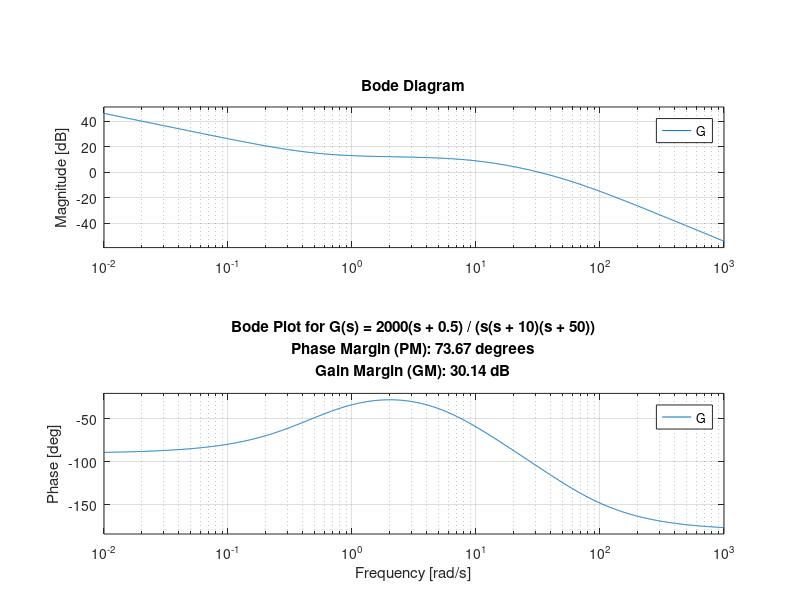

Source code (MATLAB):
clear all;
close all;
clc;

% Define symbolic variables
s = tf('s');

% Define the transfer function G(s)
numerator = 2000 * (s + 0.5);
denominator = s * (s + 10) * (s + 50);
G = numerator / denominator;

% Calculate gain margin (GM) and phase margin (PM)
[~, phaseMargin, ~, gainMargin] = margin(G);

% Plot the Bode plot
bode(G);
grid on;

% Add annotations to the plot
title(['Bode Plot for G(s) = 2000(s + 0.5) / (s(s + 10)(s + 50))', ...
    sprintf('\nPhase Margin (PM): %.2f degrees', phaseMargin), ...
    sprintf('\nGain Margin (GM): %.2f dB', 20 * log10(gainMargin))]);

disp(['Phase Margin (PM): ' num2str(phaseMargin) ' degrees']);
disp(['Gain Margin (GM): ' num2str(gainMargin) ' dB']);